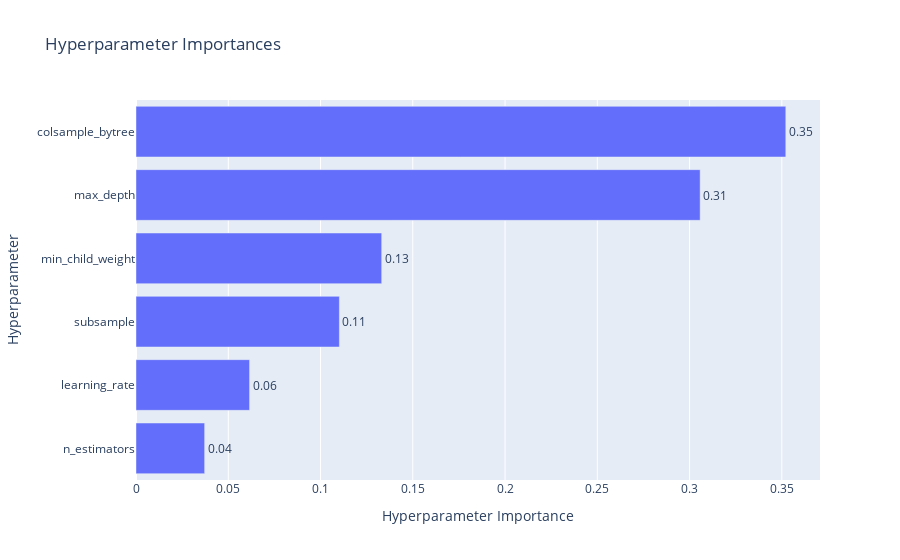

The cell this chart's notebook holds for it:
### Code cell
# 하이퍼파라미터별 중요도를 확인할 수 있는 그래프
optuna.visualization.plot_param_importances(study_xgb)

### Figure 1 — Plotly figure (JSON) as saved in the notebook; plotly's stock layout.template omitted (floating-point values rounded to 4 significant figures)
{"data": [{"cliponaxis": false, "hovertemplate": ["n_estimators (IntDistribution): 0.037208107268821296<extra></extra>", "learning_rate (FloatDistribution): 0.061552421317637926<extra></extra>", "subsample (FloatDistribution): 0.11021642740819243<extra></extra>", "min_child_weight (IntDistribution): 0.1331475845070626<extra></extra>", "max_depth (IntDistribution): 0.30572910996824715<extra></extra>", "colsample_bytree (FloatDistribution): 0.35214634953003854<extra></extra>"], "name": "Objective Value", "orientation": "h", "text": ["0.04", "0.06", "0.11", "0.13", "0.31", "0.35"], "textposition": "outside", "type": "bar", "x": [0.03721, 0.06155, 0.1102, 0.1331, 0.3057, 0.3521], "y": ["n_estimators", "learning_rate", "subsample", "min_child_weight", "max_depth", "colsample_bytree"]}], "layout": {"title": {"text": "Hyperparameter Importances"}, "xaxis": {"title": {"text": "Hyperparameter Importance"}}, "yaxis": {"title": {"text": "Hyperparameter"}}}}
